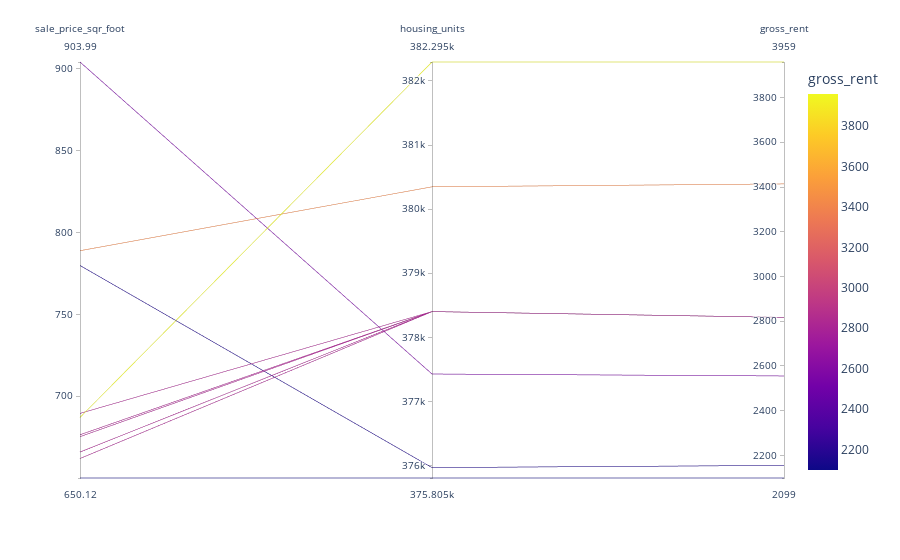

This figure's notebook cell:
### Markdown cell above
## Parallel Coordinates and Parallel Categories Analysis

In this section, you will use plotly express to create parallel coordinates and parallel categories visualizations so that investors can interactively filter and explore various factors related to the sales price of the neighborhoods. 

Using the DataFrame of Average values per neighborhood (calculated above), create the following visualizations:
1. Create a Parallel Coordinates Plot
2. Create a Parallel Categories Plot

### Code cell
# Parallel Coordinates Plot
top_ten_pll = px.parallel_coordinates(
   top_ten_expensive,
    color="gross_rent",
    
    labels={
        "sale_price_sqr_foot",
        "housing_units",
        "prop_size",
        "gross_rent",
    },
    width=800,
)

top_ten_pll.show()

### Figure 1 — Plotly figure (JSON) as saved in the notebook; plotly's stock layout.template omitted (floating-point values rounded to 4 significant figures)
{"data": [{"dimensions": [{"label": "sale_price_sqr_foot", "values": [904.0, 788.8, 779.8, 689.6, 687.1, 676.5, 675.4, 666.0, 662.0, 650.1]}, {"label": "housing_units", "values": [377400.0, 380348, 376000.0, 378401, 382295, 378401, 378401, 378401, 378401, 375805]}, {"label": "gross_rent", "values": [2555.0, 3414, 2155.0, 2817.0, 3959, 2817.0, 2817.0, 2817.0, 2817.0, 2099]}], "domain": {"x": [0, 1], "y": [0, 1]}, "line": {"color": [2555.0, 3414, 2155.0, 2817.0, 3959, 2817.0, 2817.0, 2817.0, 2817.0, 2099], "coloraxis": "coloraxis"}, "name": "", "type": "parcoords"}], "layout": {"autosize": true, "coloraxis": {"colorbar": {"title": {"text": "gross_rent"}}, "colorscale": [[0, "#0d0887"], [0.1111, "#46039f"], [0.2222, "#7201a8"], [0.3333, "#9c179e"], [0.4444, "#bd3786"], [0.5556, "#d8576b"], [0.6667, "#ed7953"], [0.7778, "#fb9f3a"], [0.8889, "#fdca26"], [1, "#f0f921"]]}, "legend": {"tracegroupgap": 0}, "margin": {"t": 60}}}
